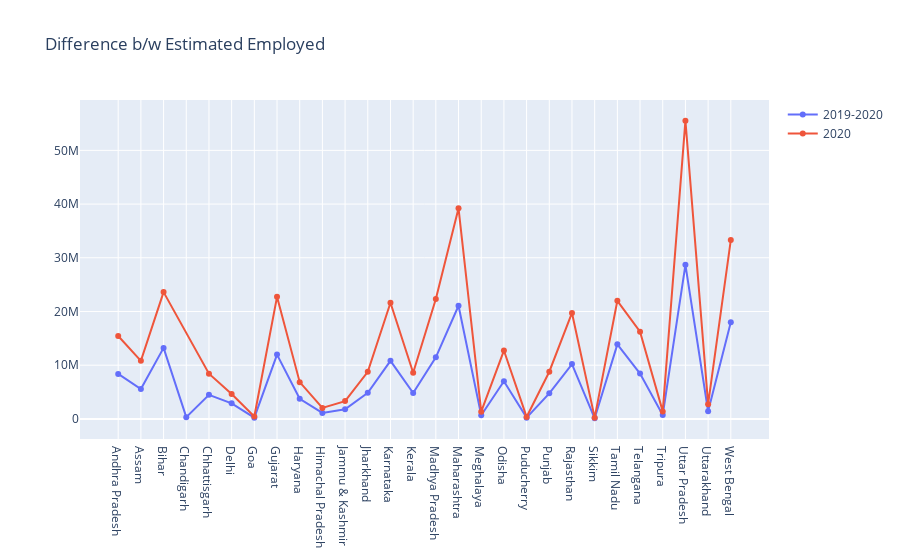

The notebook cell saved with this chart:
### Code cell
# Variation in Employed

fig = go.Figure()
fig.add_trace(go.Scatter(x = state['Region'],y = state['Estimated Employed'], mode = 'lines+markers', name = '2019-2020'))
fig.add_trace(go.Scatter(x = State['Region'],y = State['Estimated Employed'], mode = 'lines+markers', name = '2020'))
fig.update_layout(title = 'Difference b/w Estimated Employed')
fig.show()

### Figure 1 — Plotly figure (JSON) as saved in the notebook; plotly's stock layout.template omitted (floating-point values rounded to 4 significant figures)
{"data": [{"mode": "lines+markers", "name": "2019-2020", "type": "scatter", "x": ["Andhra Pradesh", "Assam", "Bihar", "Chandigarh", "Chhattisgarh", "Delhi", "Goa", "Gujarat", "Haryana", "Himachal Pradesh", "Jammu & Kashmir", "Jharkhand", "Karnataka", "Kerala", "Madhya Pradesh", "Maharashtra", "Meghalaya", "Odisha", "Puducherry", "Punjab", "Rajasthan", "Sikkim", "Tamil Nadu", "Telangana", "Tripura", "Uttar Pradesh", "Uttarakhand", "West Bengal"], "y": [8381000.0, 5566000.0, 13220000.0, 321600.0, 4474000.0, 2900000.0, 226300.0, 11970000.0, 3736000.0, 1110000.0, 1795965, 4870000.0, 10820000.0, 4830000.0, 11470000.0, 21060000.0, 690500.0, 7003785, 234100.0, 4764000.0, 10200000.0, 111100.0, 13880000.0, 8435000.0, 739900.0, 28690000.0, 1428000.0, 18000000.0]}, {"mode": "lines+markers", "name": "2020", "type": "scatter", "x": ["Andhra Pradesh", "Assam", "Bihar", "Chhattisgarh", "Delhi", "Goa", "Gujarat", "Haryana", "Himachal Pradesh", "Jammu & Kashmir", "Jharkhand", "Karnataka", "Kerala", "Madhya Pradesh", "Maharashtra", "Meghalaya", "Odisha", "Puducherry", "Punjab", "Rajasthan", "Sikkim", "Tamil Nadu", "Telangana", "Tripura", "Uttar Pradesh", "Uttarakhand", "West Bengal"], "y": [15425480, 10810000.0, 23606828, 8421000.0, 4633000.0, 442400.0, 22730000.0, 6844059, 2034000.0, 3310000.0, 8771000.0, 21620000.0, 8597000.0, 22320000.0, 39200000.0, 1350000.0, 12730000.0, 365300.0, 8783000.0, 19730000.0, 234500.0, 21990000.0, 16240000.0, 1397000.0, 55524799, 2743000.0, 33310000.0]}], "layout": {"title": {"text": "Difference b/w Estimated Employed"}}}
